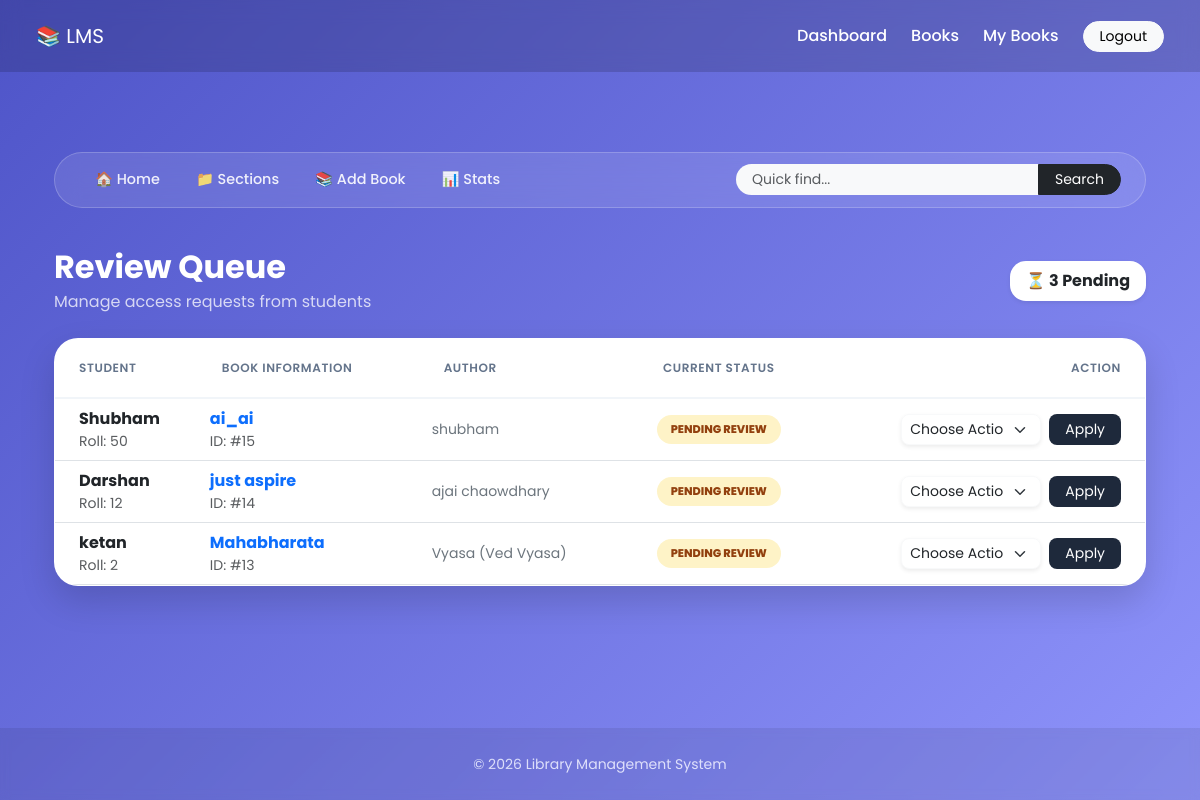
Page /librarian_dashboard/pending_requests (signed in) on the committed database.
### models.py (models this page shows, shortened)
class BookRequest(db.Model):
    __tablename__= 'book requests'
    id = db.Column(db.Integer, primary_key=True)
    student_id = db.Column(db.Integer, db.ForeignKey('student.id'), nullable=False)
    book_id = db.Column(db.Integer, db.ForeignKey('books.id'), nullable=False)
    status = db.Column(db.String(20), default='pending')
    request_date = db.Column(db.DateTime, default=datetime.now(timezone.utc) + timedelta(hours=5, minutes=30))

class Student(db.Model, UserMixin):
    __tablename__ = 'student'
    id = db.Column(db.Integer, primary_key=True)
    username = db.Column(db.String[32],unique=True, nullable=False)
    passhash = db.Column(db.String[512],nullable=False)
    name = db.Column(db.String[64],nullable=False)
    surname = db.Column(db.String[64],nullable=False)
    dateofbirth = db.Column(db.Date, nullable=False)
    gender = db.Column(db.String[16], nullable=False)
    is_librarian = db.Column(db.Boolean, default=False)
    rollno = db.Column(db.String[64], nullable=False, unique=True)
    @property
    def password(self):
        raise AttributeError('You cannot read the password attribute!')

class Books(db.Model):
    __tablename__ = 'books'
    id = db.Column(db.Integer, primary_key=True, nullable=False, unique=True)
    book_name = db.Column(db.String(64), nullable=False, unique=True)
    content = db.Column(db.Text, nullable=True)
    author_1 = db.Column(db.String(64), nullable=False)
    author_2 = db.Column(db.String(64), nullable=True)
    author_3 = db.Column(db.String(64), nullable=True)
    pdf = db.Column(db.String(64), nullable=True)
    issue_date = db.Column(db.DateTime, nullable=False, default=lambda: datetime.now(timezone.utc) + timedelta(hours=5, minutes=30))
    return_date = db.Column(db.DateTime, nullable=False, default=lambda: datetime.now(timezone.utc) + timedelta(days=21) + timedelta(hours=5, minutes=30))
    requested = db.Column(db.Boolean, default=False)
    section_id = db.Column(db.Integer, db.ForeignKey('sections.id'), nullable=True)
    section = db.relationship('Sections',backref=db.backref('books', lazy=True))

### app.py (the view)
@app.route('/librarian_dashboard/pending_requests')
@login_required
def pending_requests():
    user = current_user
    pending_requests = db.session.query(BookRequest, Student, Books)\
            .join(Student, BookRequest.student_id == Student.id)\
            .join(Books, BookRequest.book_id == Books.id)\
            .filter(BookRequest.status == 'pending')\
            .all()
    return render_template('pending_requests.html', pending_requests=pending_requests, user=user)

### app.py (called while the page is built)
@login_manager.user_loader
def load_student(id):
    return db.session.query(Student).get(int(id))

### templates/pending_requests.html (shortened to what this page needs)
{% extends "base_layout.html" %}
{% block content %}
<div class="container py-5">
    <nav class="admin-subnav d-flex justify-content-between align-items-center">
        <div class="d-flex gap-1">
            <a href="/librarian_dashboard" class="nav-link-admin">🏠 Home</a>
            <a href="/librarian_dashboard/add_section" class="nav-link-admin">📁 Sections</a>
            <a href="/librarian_dashboard/add_books" class="nav-link-admin">📚 Add Book</a>
            <a href="/librarian_dashboard/librarian_stats" class="nav-link-admin">📊 Stats</a>
        </div>
        <form method="POST" action="/search_books" class="d-none d-md-flex">
            <div class="input-group">
                <input type="text" name="query" placeholder="Quick find..." class="form-control form-control-sm border-0 bg-light rounded-start-pill px-3">
                <button type="submit" class="btn btn-sm btn-dark rounded-end-pill px-3">Search</button>
            </div>
        </form>
    </nav>
    <div class="row align-items-center mb-4">
        <div class="col">
            <h1 class="text-white fw-bold h2 mb-1">Review Queue</h1>
            <p class="text-white opacity-75 mb-0">Manage access requests from students</p>
        </div>
        <div class="col-auto">
            <div class="bg-white text-dark px-3 py-2 rounded-4 fw-bold shadow-sm">
                ⏳ {{ pending_requests|length }} Pending
            </div>
        </div>
    </div>
    {% if pending_requests|length >= 1 %}
    <div class="table-container">
        <div class="table-responsive">
            <table class="table align-middle mb-0">
                <thead>
                    <tr>
                        <th class="ps-4">Student</th>
                        <th>Book Information</th>
                        <th>Author</th>
                        <th class="text-center">Current Status</th>
                        <th class="text-end pe-4">Action</th>
                    </tr>
                </thead>
                <tbody>
                    {% for request, student, book in pending_requests %}
                    <tr>
                        <td class="ps-4">
                            <div class="fw-bold text-dark">{{ student.name }}</div>
                            <div class="text-muted small">Roll: {{ student.rollno }}</div>
                        </td>
                        <td>
                            <div class="fw-bold text-primary">{{ book.book_name }}</div>
                            <div class="text-muted small">ID: #{{ book.id }}</div>
                        </td>
                        <td class="text-secondary small">{{ book.author_1 }}</td>
                        <td class="text-center">
                            <span class="status-badge">PENDING REVIEW</span>
                        </td>
                        <td class="pe-4">
                            <form action="/update_request_status/{{ request.id }}" method="post" class="d-flex justify-content-end gap-2">
                                <select name="status" class="form-select form-select-sm border-light rounded-3 shadow-sm" style="width: 140px;">
                                    <option value="pending" selected disabled>Choose Action</option>
                                </select>
                                <button type="submit" class="btn btn-sm btn-update rounded-3 px-3">
                                    Apply
                                </button>
                            </form>
                        </td>
                    </tr>
                    {% endfor %}
                </tbody>
            </table>
        </div>
    </div>
    {% endif %}
</div>
{% endblock %}

### templates/base_layout.html (shortened to what this page needs)
<!DOCTYPE html>
<html lang="en">
<head>
<link href="https://cdn.jsdelivr.net/npm/bootstrap@5.3.3/dist/css/bootstrap.min.css" rel="stylesheet">
</head>
<body>
<nav id="mainNavbar" class="navbar navbar-expand-lg main-navbar px-4 py-3">
<div class="container-fluid">
<a class="navbar-brand text-white" href="{{ url_for('home_page') }}">📚 LMS</a>
<div class="collapse navbar-collapse justify-content-end" id="mainNav">
<ul class="navbar-nav align-items-center gap-2">
{% if current_user.is_authenticated %}
<li class="nav-item"><a class="nav-link" href="{{ url_for('student_dashboard') }}">Dashboard</a></li>
<li class="nav-item"><a class="nav-link" href="{{ url_for('all_books') }}">Books</a></li>
<li class="nav-item"><a class="nav-link" href="{{ url_for('my_books') }}">My Books</a></li>
<li class="nav-item"><a class="btn btn-light btn-sm rounded-pill px-3 ms-2" href="{{ url_for('logout') }}">Logout</a></li>
{% endif %}
</ul>
</div>
</div>
</nav>
<main class="container animate-fade">
{% block content %}{% endblock %}
</main>
<footer class="text-center py-4 text-white opacity-75">
<small>&copy; 2026 Library Management System</small>
</footer>
</body>
</html>

### templates/base_layout.html (style rules this page uses)
:root { --primary-gradient: linear-gradient(135deg, #4e54c8 0%, #8f94fb 100%); --primary-color: #764ba2; --light-bg: #f8f9fa; --glass-bg: rgba(255,255,255,0.96); --text-main: #2d3436; }
body { font-family: 'Poppins', sans-serif; background: var(--primary-gradient); background-attachment: fixed; min-height: 100vh; margin: 0; color: var(--text-main); display: flex; flex-direction: column; transition: background 0.5s ease; }
.main-navbar { background: rgba(0,0,0,0.15); backdrop-filter: blur(10px); transition: all 0.3s ease; }
.nav-link { color: white !important; font-weight: 500; padding: 8px 14px; border-radius: 20px; transition: 0.3s; }
.animate-fade { animation: fadeIn 0.6s ease-in-out; }
main { padding-top: 2rem; padding-bottom: 5rem; flex: 1; }
footer { background: rgba(0,0,0,0.1); backdrop-filter: blur(5px); }

### templates/pending_requests.html (style rules this page uses)
.table-container { background: white; border-radius: 24px; overflow: hidden; box-shadow: 0 15px 35px rgba(0,0,0,0.15); border: 1px solid rgba(255, 255, 255, 0.3); }
.table thead { background: #f8fafc; border-bottom: 2px solid #f1f5f9; }
.table thead th { color: #64748b; font-weight: 600; text-transform: uppercase; font-size: 0.75rem; letter-spacing: 0.05em; padding: 20px; }
.table tbody tr { transition: background 0.2s ease; }
.admin-subnav { background: rgba(255, 255, 255, 0.1); backdrop-filter: blur(12px); border-radius: 100px; padding: 8px 24px; margin-bottom: 40px; border: 1px solid rgba(255, 255, 255, 0.2); }
.nav-link-admin { color: rgba(255, 255, 255, 0.9) !important; text-decoration: none; font-weight: 500; font-size: 0.9rem; padding: 8px 16px; border-radius: 50px; transition: all 0.3s ease; }
.status-badge { font-size: 0.7rem; padding: 6px 14px; border-radius: 100px; font-weight: 800; background: #fef3c7; color: #92400e; display: inline-block; }
.btn-update { background: #1e293b; color: white; border: none; transition: transform 0.2s; }

### rows in the picture
BookRequest: name "Shubham", rollno "50", book_name "ai_ai", id "15", author_1 "shubham"
BookRequest: name "Darshan", rollno "12", book_name "just aspire", id "14", author_1 "ajai chaowdhary"
BookRequest: name "ketan", rollno "2", book_name "Mahabharata", id "13", author_1 "Vyasa (Ved Vyasa)"

### other values in the picture
{{ pending_requests|length }} "3"
